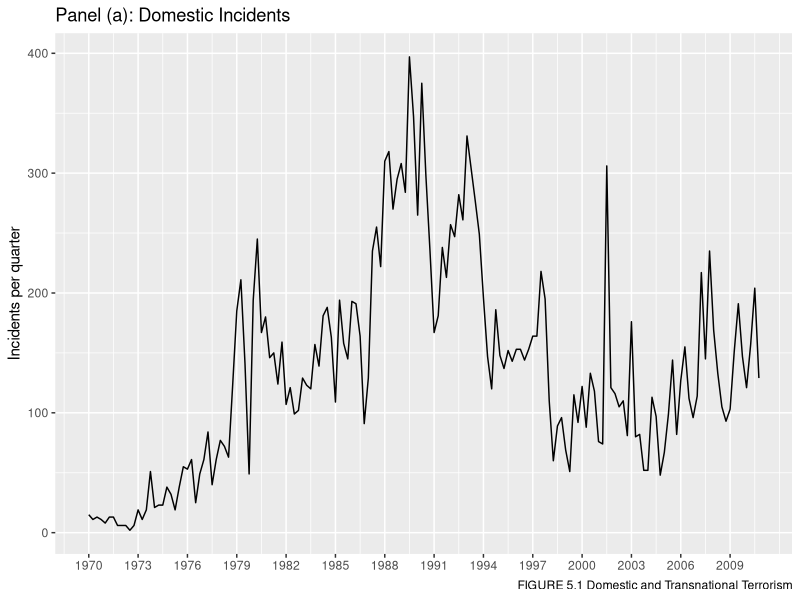
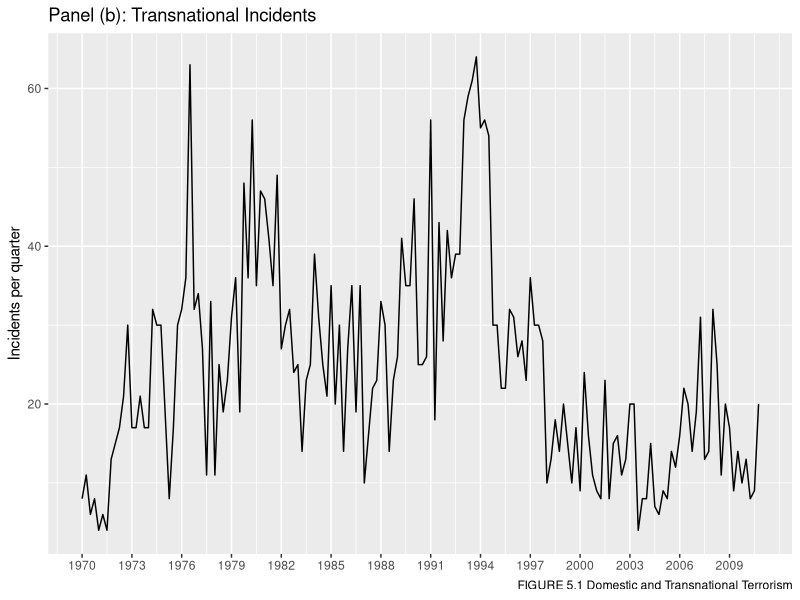

These charts were generated, in order, by the following R code:
# clear variables
rm(list = ls())

# load libraries
library(readxl)
library(ggplot2)
library(lubridate)

# read the database
db <- read_excel("Database/TERRORISM.XLS")

# Create a date column
db$Date = lubridate::ymd(db$Year*10000+db$Month*100 + 01)
db$Id = 1:nrow(db)

# Create the breaks
db.breaks = seq(from =1, to=164, by=12)

ggplot(db) +
  geom_line(aes(Id, Domestic)) + 
  scale_x_continuous(breaks=db.breaks, labels = db$Year[db.breaks]) +
  labs(
    title = "Panel (a): Domestic Incidents",
    subtitle = NULL,
    caption = "FIGURE 5.1 Domestic and Transnational Terrorism",
    x = NULL,
    y = "Incidents per quarter"
  )


ggplot(db) +
  geom_line(aes(Id, Transnational)) + 
  scale_x_continuous(breaks=db.breaks, labels = db$Year[db.breaks]) +
  labs(
    title = "Panel (b): Transnational Incidents",
    subtitle = NULL,
    caption = "FIGURE 5.1 Domestic and Transnational Terrorism",
    x = NULL,
    y = "Incidents per quarter"
  )
